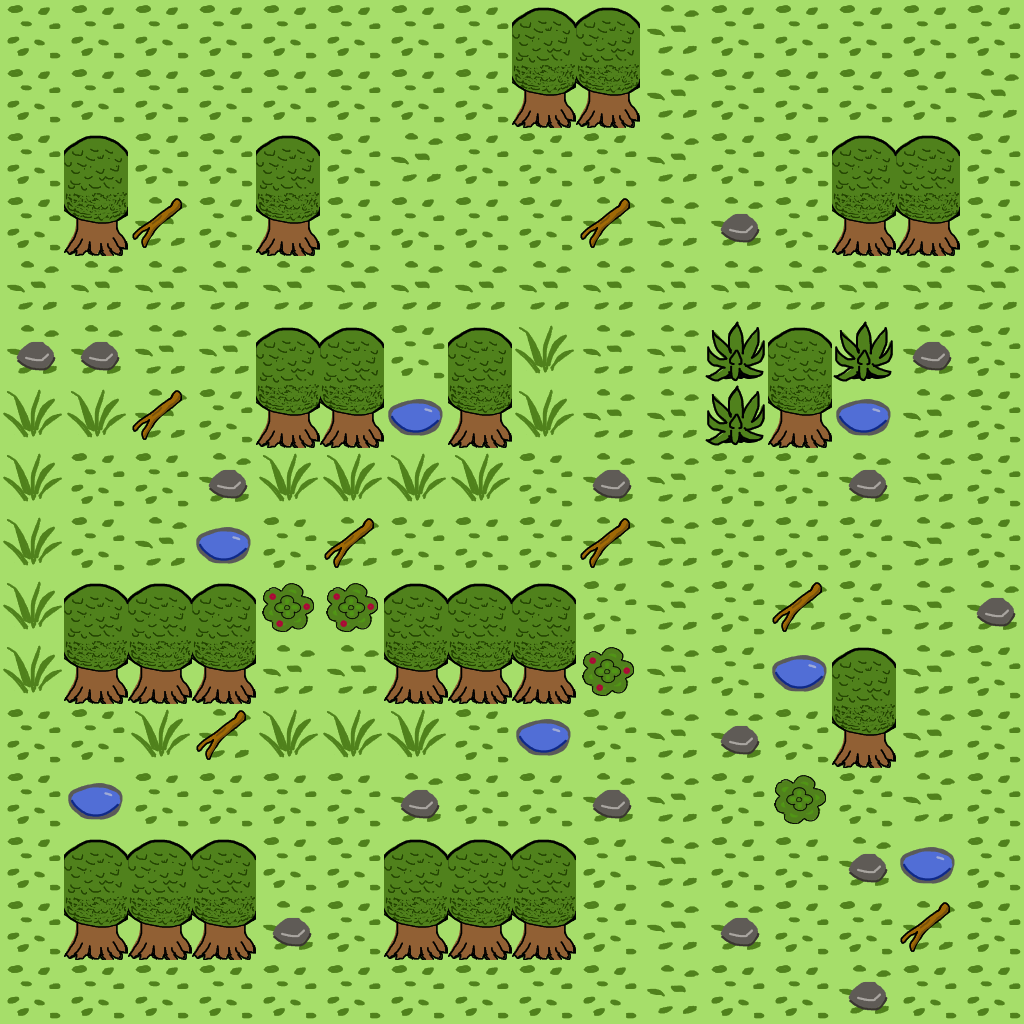

Below is a game level as drawn by its tile map, then a one-line description and the .tmx file that defines it, in full:
An orthogonal 16x16 tile map with 64x64 px tiles, 4 tile layers (ground, plants, trees, items).

<map version="1.5" tiledversion="1.7.2" orientation="orthogonal" renderorder="right-down" width="16" height="16" tilewidth="64" tileheight="64" infinite="0" nextlayerid="5" nextobjectid="1">
 <tileset firstgid="1" name="forest_tiles" tilewidth="64" tileheight="64" tilecount="19" columns="0">
  <grid orientation="orthogonal" width="1" height="1" />
  <tile id="0">
   <image width="64" height="64" source="tiles/bush.png" />
  </tile>
  <tile id="1">
   <image width="64" height="64" source="tiles/leafy_floor_v1.png" />
  </tile>
  <tile id="2">
   <image width="64" height="64" source="tiles/leafy_floor_v1_with_rock.png" />
  </tile>
  <tile id="3">
   <image width="64" height="64" source="tiles/leafy_floor_v1_with_stick.png" />
  </tile>
  <tile id="4">
   <image width="64" height="64" source="tiles/leafy_floor_v2.png" />
  </tile>
  <tile id="5">
   <image width="64" height="64" source="tiles/leafy_stalk.png" />
  </tile>
  <tile id="6">
   <image width="64" height="64" source="tiles/path_cross_v1.png" />
  </tile>
  <tile id="7">
   <image width="64" height="64" source="tiles/path_v1.png" />
  </tile>
  <tile id="8">
   <image width="64" height="64" source="tiles/path_v2.png" />
  </tile>
  <tile id="9">
   <image width="64" height="64" source="tiles/path_v3.png" />
  </tile>
  <tile id="10">
   <image width="64" height="64" source="tiles/puddle.png" />
  </tile>
  <tile id="11">
   <image width="64" height="64" source="tiles/tree_base.png" />
  </tile>
  <tile id="12">
   <image width="64" height="64" source="tiles/tree_top.png" />
  </tile>
  <tile id="13">
   <image width="64" height="64" source="tiles/hedge_fence_corner.png" />
  </tile>
  <tile id="14">
   <image width="64" height="64" source="tiles/hedge_fence.png" />
  </tile>
  <tile id="15">
   <image width="64" height="64" source="tiles/wavy_green_floor.png" />
  </tile>
  <tile id="16">
   <image width="64" height="64" source="tiles/grass_is_greener.png" />
  </tile>
  <tile id="17">
   <image width="64" height="64" source="tiles/berry_bush.png" />
  </tile>
  <tile id="18">
   <image width="64" height="64" source="tiles/bush_berry.png" />
  </tile>
 </tileset>
 <layer id="1" name="ground" width="16" height="16">
  <data encoding="csv">
5,5,5,5,5,5,5,5,1610612751,3221225486,2,5,5,5,5,5,
5,5,5,5,5,5,5,5,5,15,2,5,5,5,5,2,
5,5,5,5,5,5,2,5,5,5,2,5,5,5,5,5,
5,5,5,5,5,5,5,5,5,5,2,5,5,5,5,5,
2,2,2,2,2,2,2,2,2,2,2,2,2,2,2,2,
5,5,2,2,5,5,5,5,5,2,2,2,5,5,5,5,
5,5,2,5,5,5,11,5,5,2,2,2,5,11,2,5,
5,5,5,5,5,5,5,5,5,5,2,5,5,5,2,5,
5,5,2,11,5,5,5,5,5,5,2,5,5,5,2,5,
5,5,5,5,5,5,5,5,5,5,2,5,5,5,2,5,
5,5,5,5,2,2,5,5,5,5,2,5,11,2,2,5,
5,5,5,5,5,5,5,5,11,5,2,5,5,2,2,5,
5,11,5,5,5,5,5,5,5,5,2,5,5,5,2,5,
5,5,5,5,5,5,5,5,5,5,2,5,5,5,11,5,
5,5,5,5,5,5,5,5,5,5,2,5,5,5,5,5,
5,5,5,5,5,5,5,5,5,5,2,5,5,5,5,5
</data>
 </layer>
 <layer id="4" name="plants" width="16" height="16">
  <data encoding="csv">
0,0,0,0,0,0,0,0,13,13,0,0,0,0,0,0,
0,0,0,0,0,0,0,0,12,12,0,0,0,0,0,0,
0,0,0,0,0,0,0,0,0,0,0,0,0,0,0,0,
0,0,0,0,0,0,0,0,0,0,0,0,0,0,0,0,
0,0,0,0,0,0,0,0,0,0,0,0,0,0,0,0,
0,0,0,0,0,0,0,0,6,0,0,1,0,1,0,0,
6,6,0,0,0,0,0,0,6,0,0,1,0,0,0,0,
6,0,0,0,6,6,6,6,0,0,0,0,0,0,0,0,
6,0,0,0,0,0,0,0,0,0,0,0,0,0,0,0,
6,0,0,0,19,19,0,0,0,0,0,0,0,0,0,0,
6,0,0,0,0,0,0,0,0,19,0,0,0,0,0,0,
0,0,6,0,6,6,6,0,0,0,0,0,0,0,0,0,
0,0,0,0,0,0,0,0,0,0,0,0,18,0,0,0,
0,0,0,0,0,0,0,0,0,0,0,0,0,0,0,0,
0,0,0,0,0,0,0,0,0,0,0,0,0,0,0,0,
0,0,0,0,0,0,0,0,0,0,0,0,0,0,0,0
</data>
 </layer>
 <layer id="2" name="trees" width="16" height="16">
  <data encoding="csv">
0,0,0,0,0,0,0,0,0,0,0,0,0,0,0,0,
0,0,0,0,0,0,0,0,0,0,0,0,0,0,0,0,
0,13,0,0,13,0,0,0,0,0,0,0,0,13,13,0,
0,12,0,0,12,0,0,0,0,0,0,0,0,12,12,0,
0,0,0,0,0,0,0,0,0,0,0,0,0,0,0,0,
0,0,0,0,13,13,0,13,0,0,0,0,13,0,0,0,
0,0,0,0,12,12,0,12,0,0,0,0,12,0,0,0,
0,0,0,0,0,0,0,0,0,0,0,0,0,0,0,0,
0,0,0,0,0,0,0,0,0,0,0,0,0,0,0,0,
0,13,13,13,0,0,13,13,13,0,0,0,0,0,0,0,
0,12,12,12,0,0,12,12,12,0,0,0,0,13,0,0,
0,0,0,0,0,0,0,0,0,0,0,0,0,12,0,0,
0,0,0,0,0,0,0,0,0,0,0,0,0,0,0,0,
0,13,13,13,0,0,13,13,13,0,0,0,0,0,0,0,
0,12,12,12,0,0,12,12,12,0,0,0,0,0,0,0,
0,0,0,0,0,0,0,0,0,0,0,0,0,0,0,0
</data>
 </layer>
 <layer id="3" name="items" width="16" height="16">
  <data encoding="csv">
0,0,0,0,0,0,0,0,0,0,0,0,0,0,0,0,
0,0,0,0,0,0,0,0,0,0,0,0,0,0,0,0,
0,0,0,0,0,0,0,0,0,0,0,0,0,0,0,0,
0,0,4,0,0,0,0,0,0,4,0,3,0,0,0,0,
0,0,0,0,0,0,0,0,0,0,0,0,0,0,0,0,
3,3,0,0,0,0,0,0,0,0,0,0,0,0,3,0,
0,0,4,0,0,0,0,0,0,0,0,0,0,0,0,0,
0,0,0,3,0,0,0,0,0,3,0,0,0,3,0,0,
0,0,0,0,0,4,0,0,0,4,0,0,0,0,0,0,
0,0,0,0,0,0,0,0,0,0,0,0,4,0,0,3,
0,0,0,0,0,0,0,0,0,0,0,0,0,0,0,0,
0,0,0,4,0,0,0,0,0,0,0,3,0,0,0,0,
0,0,0,0,0,0,3,0,0,3,0,0,0,0,0,0,
0,0,0,0,0,0,0,0,0,0,0,0,0,3,0,0,
0,0,0,0,3,0,0,0,0,0,0,3,0,0,4,0,
0,0,0,0,0,0,0,0,0,0,0,0,0,3,0,0
</data>
 </layer>
</map>